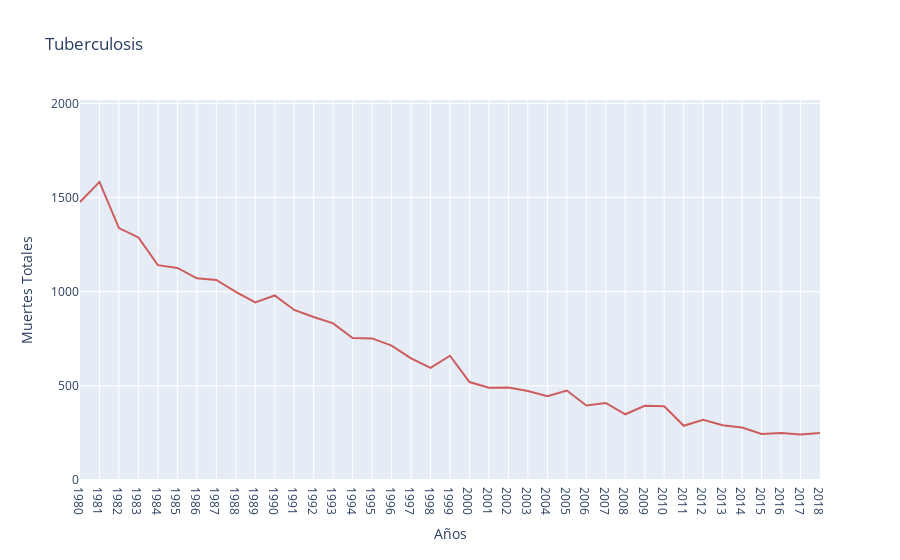

The cell this chart's notebook holds for it:
### Code cell
#Evolución de muertes por tuberculosis

fig = go.Figure(data=go.Scatter(x=tuberculosis_hist['Periodo'].astype(dtype=str), 
                        y=tuberculosis_hist['Total'],
                        marker_color='indianred', text="counts"))

fig.update_layout(title='Tuberculosis',
                   xaxis_title='Años',
                   yaxis_title='Muertes Totales',
                   yaxis=dict(range=[0, max(tuberculosis_hist['Periodo'])], autorange=False),  
                   showlegend=False)

fig.show()

### Figure 1 — Plotly figure (JSON) as saved in the notebook; plotly's stock layout.template omitted (floating-point values rounded to 4 significant figures)
{"data": [{"marker": {"color": "indianred"}, "text": "counts", "type": "scatter", "x": ["1980", "1981", "1982", "1983", "1984", "1985", "1986", "1987", "1988", "1989", "1990", "1991", "1992", "1993", "1994", "1995", "1996", "1997", "1998", "1999", "2000", "2001", "2002", "2003", "2004", "2005", "2006", "2007", "2008", "2009", "2010", "2011", "2012", "2013", "2014", "2015", "2016", "2017", "2018"], "y": [1476, 1583, 1338, 1288, 1141, 1126, 1071, 1062, 999, 943, 980, 903, 866, 832, 754, 752, 714, 646, 595, 660, 520, 490, 491, 473, 445, 475, 396, 409, 349, 394, 392, 288, 320, 291, 279, 244, 250, 242, 249]}], "layout": {"showlegend": false, "title": {"text": "Tuberculosis"}, "xaxis": {"title": {"text": "Años"}}, "yaxis": {"autorange": false, "range": [0, 2018], "title": {"text": "Muertes Totales"}}}}
